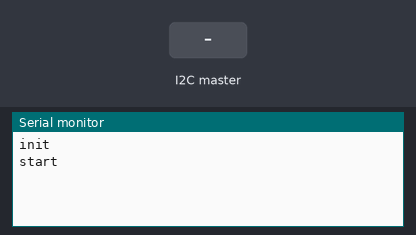
This sketch was run on a simulated Arduino Uno, built with avr-gcc and run on an emulated ATmega328P. Parts: the last lines printed to the serial monitor. The test bench sets the inputs (shaded band).

Above: at 1.2 s.
1.3 s: the I2C master sends the byte 1
At 2.4 s:
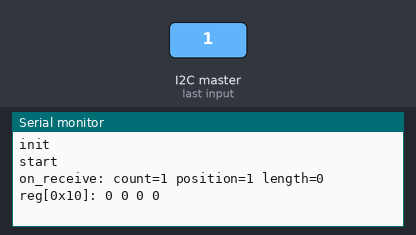
2.8 s: the I2C master sends the byte 90
At 3.5 s:
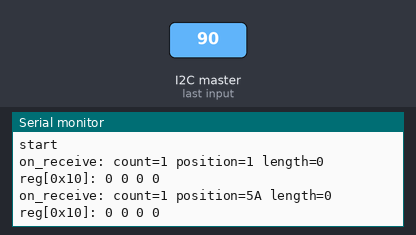
4.3 s: the I2C master sends the byte 200
At 4.7 s:
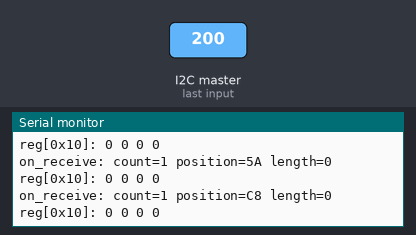

The sketch:

i2c_slave.ino
```cpp
#include "Wire.h"

#define I2C_ADDRESS 0x10

volatile uint8_t i2c_registers[0x30] = { 0x00 };
volatile uint8_t position = 0;

uint8_t on_request_available = 0;
uint8_t on_receive_available = 0;
uint8_t on_receive_length = 0;

// マスターからスレーブへの受信
void on_receive(int length) {
  for (int i = 0; i < length; i++) {
    if (i == 0) {
      // 最初のバイトはレジスタアドレスとする
      position = Wire.read();
    } else {
      // 2バイト目以降はレジスタの値とする
      if (position + (i - 1) < sizeof(i2c_registers)) {
        i2c_registers[position + (i - 1)] = Wire.read();
      } else {
        Wire.read();
      }
    }
  }

  on_receive_available += 1;
}

void on_request() {
  int i;

  for (i = 0; i < 4; i++) {
    // 書籍のコードは position + (i - 1) で判定して position + i を読んでいたため、末尾で1バイト範囲外を読みえた。
    // 実際に読む添字で判定し、範囲外は 0xFF を返す（書籍は 0x00）。on_receive は判定と書き込みが同じ添字で、変更なし。
    int index = position + i;
    if (index < (int)sizeof(i2c_registers)) {
      Wire.write(i2c_registers[index]);
    } else {
      Wire.write(0xFF);
    }
  }

  on_request_available += 1;
}

void setup() {
  Serial.begin(115200);

  // not working - 動作を確認できなかった
  // USART_Printf_Init(115200);

  Serial.println("init");
  // printf("init\r\n");

  Wire.onReceive(on_receive);
  Wire.onRequest(on_request);
  Wire.begin(I2C_ADDRESS);

  for (int i = 0; i < 4; i++) {
    i2c_registers[0x20 + i] = 0x10 * i;
  }

  Serial.println("start");
  // printf("start\r\n");
}

uint32_t count = 0;

void loop() {
  if (on_request_available > 0) {
    Serial.print("on_request: count=");
    Serial.print(on_request_available);
    Serial.print(" position=");
    Serial.println(position, HEX);

    Serial.print("reg[0x10]: ");
    Serial.print(i2c_registers[0x20], HEX);
    Serial.print(" ");
    Serial.print(i2c_registers[0x21], HEX);
    Serial.print(" ");
    Serial.print(i2c_registers[0x22], HEX);
    Serial.print(" ");
    Serial.println(i2c_registers[0x23], HEX);

    on_request_available = 0;
  }
  if (on_receive_available > 0) {
    Serial.print("on_receive: count=");
    Serial.print(on_receive_available);
    Serial.print(" position=");
    Serial.print(position, HEX);
    Serial.print(" length=");
    Serial.println(on_receive_length);

    Serial.print("reg[0x10]: ");
    Serial.print(i2c_registers[0x10], HEX);
    Serial.print(" ");
    Serial.print(i2c_registers[0x11], HEX);
    Serial.print(" ");
    Serial.print(i2c_registers[0x12], HEX);
    Serial.print(" ");
    Serial.println(i2c_registers[0x13], HEX);

    on_receive_available = 0;
  }
}
```

Measured:
- after the input at 1.3 s, the serial monitor: prints a new line at once (image 1)
- after the input at 2.8 s, the serial monitor: prints a new line at once (image 2)
- after the input at 4.3 s, the serial monitor: prints a new line at once (image 3)
